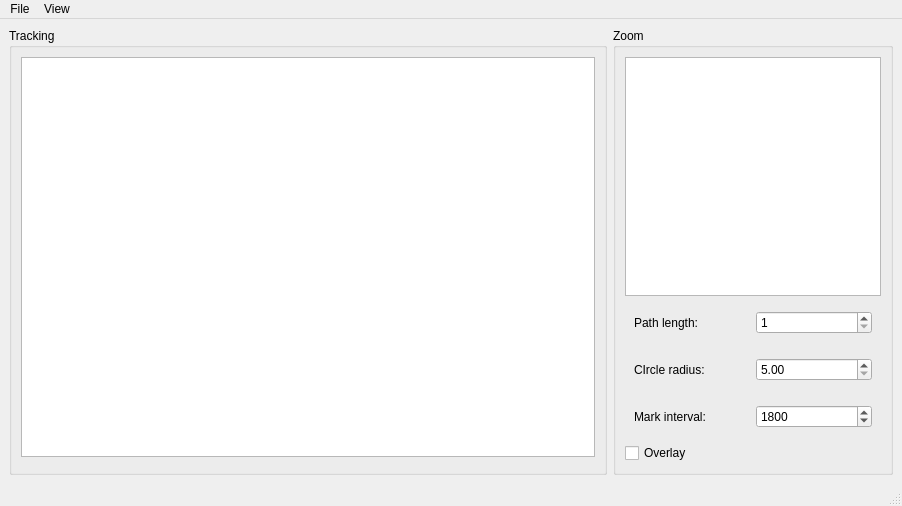
<?xml version="1.0" encoding="UTF-8"?>
<ui version="4.0">
 <class>MainWindowBase</class>
 <widget class="QMainWindow" name="MainWindowBase">
  <property name="geometry">
   <rect>
    <x>0</x>
    <y>0</y>
    <width>902</width>
    <height>506</height>
   </rect>
  </property>
  <property name="acceptDrops">
   <bool>true</bool>
  </property>
  <property name="windowTitle">
   <string>MainWindow</string>
  </property>
  <widget class="QWidget" name="centralwidget">
   <layout class="QHBoxLayout" name="horizontalLayout">
    <item>
     <widget class="QGroupBox" name="groupBox">
      <property name="sizePolicy">
       <sizepolicy hsizetype="Preferred" vsizetype="Preferred">
        <horstretch>2</horstretch>
        <verstretch>0</verstretch>
       </sizepolicy>
      </property>
      <property name="title">
       <string>Tracking</string>
      </property>
      <layout class="QVBoxLayout" name="verticalLayout">
       <item>
        <widget class="OverlaidGraphicsView" name="inputGraphicsView">
         <property name="acceptDrops">
          <bool>false</bool>
         </property>
         <property name="verticalScrollBarPolicy">
          <enum>Qt::ScrollBarAlwaysOff</enum>
         </property>
         <property name="horizontalScrollBarPolicy">
          <enum>Qt::ScrollBarAlwaysOff</enum>
         </property>
         <property name="sizeAdjustPolicy">
          <enum>QAbstractScrollArea::AdjustIgnored</enum>
         </property>
        </widget>
       </item>
       <item>
        <widget class="VideoPlaybackWidget" name="videoPlaybackWidget" native="true"/>
       </item>
      </layout>
     </widget>
    </item>
    <item>
     <widget class="QGroupBox" name="groupBox_2">
      <property name="sizePolicy">
       <sizepolicy hsizetype="Maximum" vsizetype="Preferred">
        <horstretch>1</horstretch>
        <verstretch>0</verstretch>
       </sizepolicy>
      </property>
      <property name="title">
       <string>Zoom</string>
      </property>
      <layout class="QVBoxLayout" name="verticalLayout_2">
       <item>
        <widget class="OverlaidGraphicsView" name="zoomedGraphicsView"/>
       </item>
       <item>
        <widget class="QWidget" name="horizontalWidget" native="true">
         <layout class="QHBoxLayout" name="horizontalLayout_5">
          <item>
           <widget class="QLabel" name="label_2">
            <property name="text">
             <string>Path length:</string>
            </property>
           </widget>
          </item>
          <item>
           <widget class="QSpinBox" name="frameNoSpinBox">
            <property name="minimum">
             <number>1</number>
            </property>
            <property name="maximum">
             <number>10000</number>
            </property>
           </widget>
          </item>
         </layout>
        </widget>
       </item>
       <item>
        <widget class="QWidget" name="horizontalWidget" native="true">
         <layout class="QHBoxLayout" name="horizontalLayout_3">
          <item>
           <widget class="QLabel" name="label">
            <property name="text">
             <string>CIrcle radius:</string>
            </property>
           </widget>
          </item>
          <item>
           <widget class="QDoubleSpinBox" name="radiusSpinBox">
            <property name="minimum">
             <double>5.000000000000000</double>
            </property>
           </widget>
          </item>
         </layout>
        </widget>
       </item>
       <item>
        <widget class="QWidget" name="formWidget" native="true">
         <layout class="QHBoxLayout" name="horizontalLayout_2">
          <item>
           <widget class="QLabel" name="label_3">
            <property name="text">
             <string>Mark interval:</string>
            </property>
           </widget>
          </item>
          <item>
           <widget class="QSpinBox" name="markDeltaSpinBox">
            <property name="minimum">
             <number>30</number>
            </property>
            <property name="maximum">
             <number>10000</number>
            </property>
            <property name="value">
             <number>1800</number>
            </property>
           </widget>
          </item>
         </layout>
        </widget>
       </item>
       <item>
        <widget class="QCheckBox" name="overlayCheckBox">
         <property name="text">
          <string>Overlay</string>
         </property>
        </widget>
       </item>
      </layout>
     </widget>
    </item>
   </layout>
  </widget>
  <widget class="QMenuBar" name="menubar">
   <property name="geometry">
    <rect>
     <x>0</x>
     <y>0</y>
     <width>902</width>
     <height>22</height>
    </rect>
   </property>
   <widget class="QMenu" name="menuFile">
    <property name="title">
     <string>File</string>
    </property>
    <addaction name="actionOpenCSVFile"/>
    <addaction name="actionOpenJSONFile"/>
    <addaction name="actionOpenColorFile"/>
    <addaction name="separator"/>
    <addaction name="actionSaveDataFiles"/>
   </widget>
   <widget class="QMenu" name="menuSettings">
    <property name="title">
     <string>View</string>
    </property>
    <addaction name="actionTrackingPathColor"/>
    <addaction name="separator"/>
    <addaction name="actionPath"/>
    <addaction name="actionCircle"/>
    <addaction name="actionIntervalMark"/>
    <addaction name="actionShape"/>
    <addaction name="actionSkeleton"/>
    <addaction name="actionArrow"/>
   </widget>
   <addaction name="menuFile"/>
   <addaction name="menuSettings"/>
  </widget>
  <widget class="QStatusBar" name="statusbar"/>
  <action name="actionOpenCSVFile">
   <property name="text">
    <string>Open CSV File</string>
   </property>
  </action>
  <action name="actionSaveDataFiles">
   <property name="text">
    <string>Save Data FIles</string>
   </property>
  </action>
  <action name="actionTrackingPathColor">
   <property name="text">
    <string>Tracking Path Color</string>
   </property>
  </action>
  <action name="actionPath">
   <property name="checkable">
    <bool>true</bool>
   </property>
   <property name="checked">
    <bool>true</bool>
   </property>
   <property name="text">
    <string>Path</string>
   </property>
  </action>
  <action name="actionCircle">
   <property name="checkable">
    <bool>true</bool>
   </property>
   <property name="checked">
    <bool>true</bool>
   </property>
   <property name="text">
    <string>Circle</string>
   </property>
  </action>
  <action name="actionIntervalMark">
   <property name="checkable">
    <bool>true</bool>
   </property>
   <property name="checked">
    <bool>true</bool>
   </property>
   <property name="text">
    <string>Interval Mark</string>
   </property>
  </action>
  <action name="actionShape">
   <property name="checkable">
    <bool>true</bool>
   </property>
   <property name="checked">
    <bool>true</bool>
   </property>
   <property name="text">
    <string>Shape</string>
   </property>
  </action>
  <action name="actionSkeleton">
   <property name="checkable">
    <bool>true</bool>
   </property>
   <property name="checked">
    <bool>true</bool>
   </property>
   <property name="text">
    <string>Skeleton</string>
   </property>
  </action>
  <action name="actionArrow">
   <property name="checkable">
    <bool>true</bool>
   </property>
   <property name="checked">
    <bool>true</bool>
   </property>
   <property name="text">
    <string>Arrow</string>
   </property>
  </action>
  <action name="actionOpenJSONFile">
   <property name="text">
    <string>Open JSON File</string>
   </property>
  </action>
  <action name="actionOpenColorFile">
   <property name="text">
    <string>Open Color File</string>
   </property>
  </action>
 </widget>
 <customwidgets>
  <customwidget>
   <class>OverlaidGraphicsView</class>
   <extends>QGraphicsView</extends>
   <header>.overlaid_graphics_view</header>
  </customwidget>
  <customwidget>
   <class>VideoPlaybackWidget</class>
   <extends>QWidget</extends>
   <header>.video_playback_widget</header>
  </customwidget>
 </customwidgets>
 <resources/>
 <connections/>
</ui>
